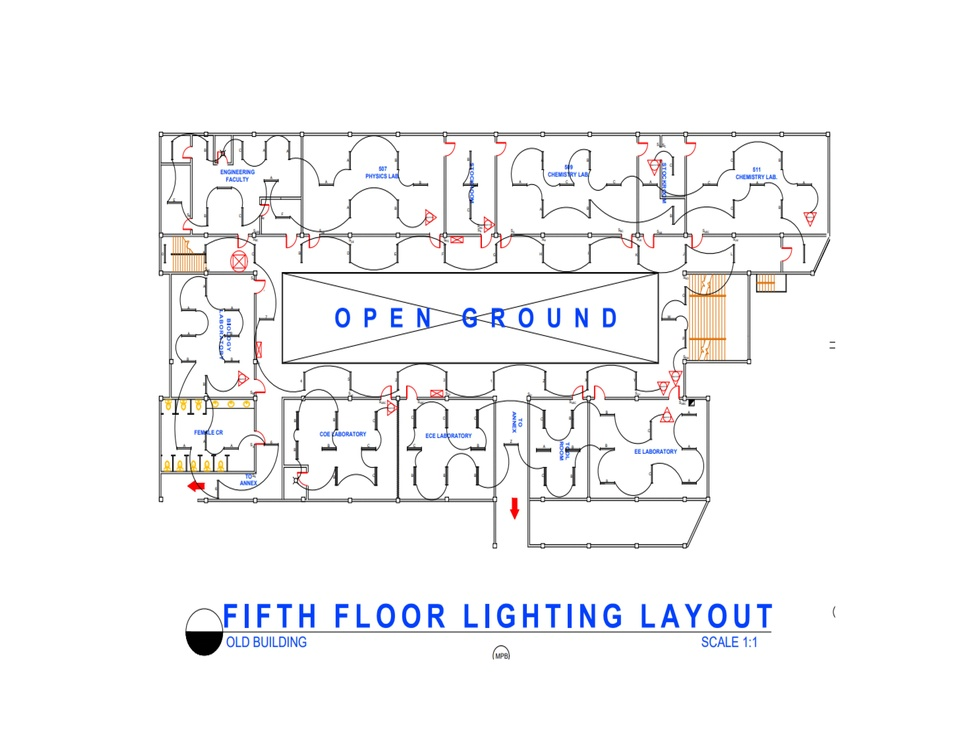
#> input picture client/build/floorplan/fifth floor lighting layout.jpg, 956 x 738 px, shrunk from 6600 x 5100 before the run
$ python processFloorplans.py --source ../../client/build/floorplan --target ../../client/build/floorplan
#> lines starting #> are read from the running program, lines starting #| are printed output that depends on the picture; after the words box and inside, x2 and y2 are one past the last pixel; in counts of white or black regions, pixels touching at a corner belong together
"""
Floor Plan Image Processor

This script processes floor plan images from the source directory and:
1. Removes text labels like "Figure X", "Page Number", "Power Layout" or "Lighting Layout"
2. Cleans up background noise and enhances line visibility
3. Ensures all images are in landscape orientation
4. Saves processed images to the target directory

Usage:
    python processFloorplans.py --source SOURCE_DIR --target TARGET_DIR
"""

import os
import cv2
import numpy as np
import argparse
from pathlib import Path
import pytesseract
import re

# Define text patterns to remove
TEXT_PATTERNS = [
    r'Figure\s+\d+',
    r'Page\s+\d+',
    r'Power\s+Layout',
    r'Lighting\s+Layout',
    r'POWER\s+LAYOUT',
    r'LIGHTING\s+LAYOUT'
]

def identify_text_regions(image):
    """Identify regions in the image that contain text."""
    # Convert to grayscale
    gray = cv2.cvtColor(image, cv2.COLOR_BGR2GRAY)

    # Apply thresholding to get binary image
    _, binary = cv2.threshold(gray, 150, 255, cv2.THRESH_BINARY_INV)

    # Find contours
    contours, _ = cv2.findContours(binary, cv2.RETR_EXTERNAL, cv2.CHAIN_APPROX_SIMPLE)

    # Use pytesseract to extract text
    text_regions = []

    # Process each contour
    for contour in contours:
        x, y, w, h = cv2.boundingRect(contour)

        # Filter small contours
        if w < 20 or h < 10:
            continue

        # Extract region
        roi = gray[y:y+h, x:x+w]

        # Use pytesseract to get text
        text = pytesseract.image_to_string(roi).strip()

        # Check if text matches patterns to remove
        if text and any(re.search(pattern, text, re.IGNORECASE) for pattern in TEXT_PATTERNS):
            text_regions.append((x, y, w, h))

    return text_regions

def remove_text(image, text_regions):
    """Remove identified text regions from image."""
    # Create a mask for areas to remove
    mask = np.ones(image.shape[:2], dtype=np.uint8) * 255

    # Fill text regions with white
    for x, y, w, h in text_regions:
        # Make the region slightly larger to ensure complete removal
        x_pad, y_pad = int(w * 0.1), int(h * 0.1)
        cv2.rectangle(mask, (max(0, x-x_pad), max(0, y-y_pad)),
                     (min(image.shape[1], x+w+x_pad), min(image.shape[0], y+h+y_pad)), 0, -1)

    # Create cleaned image
    cleaned = image.copy()
    cleaned[mask == 0] = [255, 255, 255]  # Set masked regions to white

    return cleaned

def ensure_landscape(image):
    """Ensure image is in landscape orientation."""
    h, w = image.shape[:2]

    # Rotate if in portrait orientation
    if h > w:
        image = cv2.rotate(image, cv2.ROTATE_90_CLOCKWISE)
        print("  - Rotated to landscape orientation")

    return image

def enhance_lines(image):
    """Enhance lines in the floor plan."""
    # Convert to grayscale
    gray = cv2.cvtColor(image, cv2.COLOR_BGR2GRAY)

    # Apply Gaussian blur to reduce noise
    blurred = cv2.GaussianBlur(gray, (5, 5), 0)

    # Apply adaptive thresholding
    thresh = cv2.adaptiveThreshold(blurred, 255, cv2.ADAPTIVE_THRESH_GAUSSIAN_C,
                                  cv2.THRESH_BINARY_INV, 11, 2)

    # Dilate to thicken lines
    kernel = np.ones((2, 2), np.uint8)
    dilated = cv2.dilate(thresh, kernel, iterations=1)

    # Convert back to color image
    enhanced = cv2.cvtColor(dilated, cv2.COLOR_GRAY2BGR)

    # Combine with original image
    result = cv2.addWeighted(image, 0.7, enhanced, 0.3, 0)

    return result

def process_image(input_path, output_path):
    """Process a single floor plan image."""
    print(f"Processing {input_path}...")

    # Read image
    image = cv2.imread(str(input_path))
    if image is None:
        print(f"  - ERROR: Could not read image {input_path}")
        return False

    # Ensure landscape orientation
    image = ensure_landscape(image)

    # Identify text regions to remove
    text_regions = identify_text_regions(image)
    print(f"  - Found {len(text_regions)} text regions to remove")

    # Remove text regions
    cleaned = remove_text(image, text_regions)

    # Enhance lines
    enhanced = enhance_lines(cleaned)

    # Save processed image
    os.makedirs(os.path.dirname(output_path), exist_ok=True)
    cv2.imwrite(str(output_path), enhanced)
    print(f"  - Saved to {output_path}")

    return True

def normalize_filename(filename):
    """Convert filename to lowercase with underscores."""
    # Remove extension
    name = os.path.splitext(filename)[0]

    # Replace spaces with underscores
    name = name.replace(' ', '_').lower()

    # Add extension back
    return f"{name}.jpg"

def main():
    parser = argparse.ArgumentParser(description='Process floor plan images.')
    parser.add_argument('--source', required=True, help='Source directory with original floor plans')
    parser.add_argument('--target', required=True, help='Target directory for processed floor plans')
    args = parser.parse_args()

    source_dir = Path(args.source)
    target_dir = Path(args.target)

    # Create target directory if it doesn't exist
    os.makedirs(target_dir, exist_ok=True)

    # Process each image in source directory
    count = 0
    for file_path in source_dir.glob('*.jpg'):
        output_path = target_dir / normalize_filename(file_path.name)
        if process_image(file_path, output_path):
#> in process_image, image is the input picture: shape (738, 956, 3); mean B, G, R 246.2, 245, 245
#> in identify_text_regions, `gray = cv2.cvtColor(image, cv2.COLOR_BGR2GRAY)`:
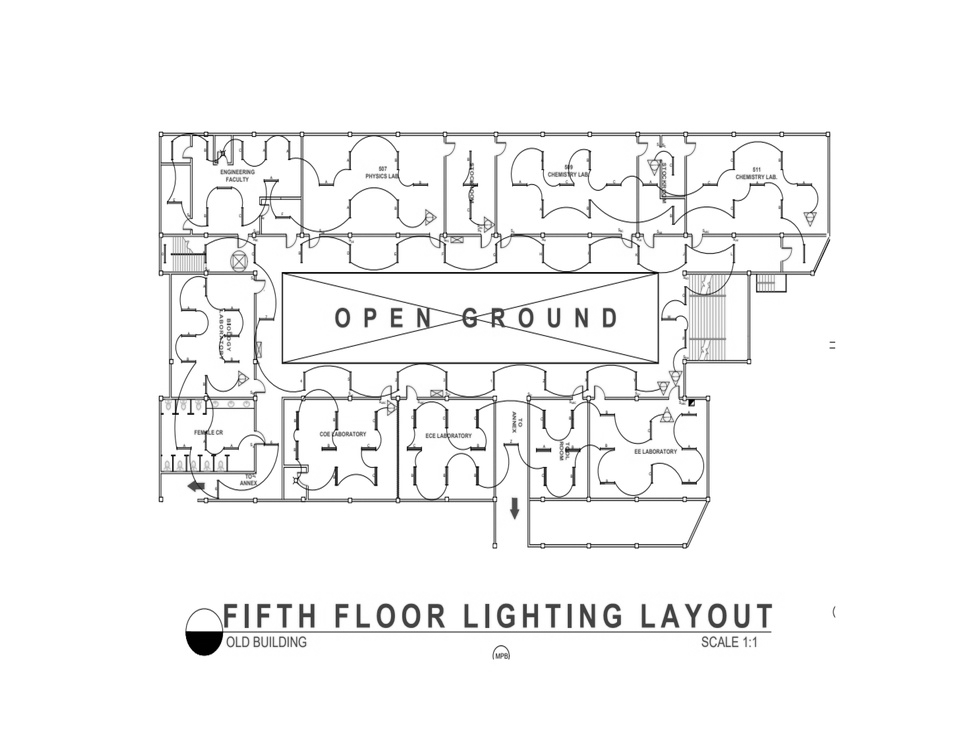
#> gray: shape (738, 956); min 0, max 255, mean 245.1
#> in identify_text_regions, `_, binary = cv2.threshold(gray, 150, 255, cv2.THRESH_BINARY_INV)`:
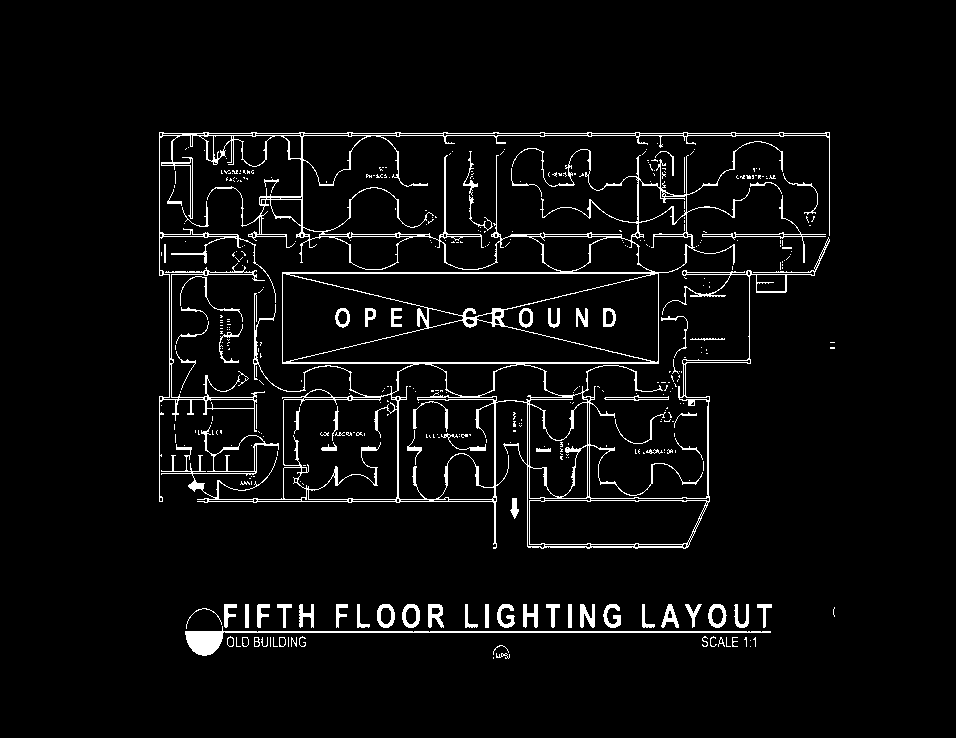
#> binary: shape (738, 956); 4.5% white in thin lines or dots, all inside (x1, y1, x2, y2) = (159, 132, 835, 659)
#> in identify_text_regions, `contours, _ = cv2.findContours(binary, cv2.RETR_EXTERNAL, cv2.CHAIN_AP..`: contours = 330 contours, 282 with area under 20; largest, box (x1, y1, x2, y2) and area: (159, 132, 830, 549) 97840, (185, 626, 771, 656) 1240, (402, 604, 420, 628) 330, (377, 604, 395, 628) 328, (708, 604, 727, 628) 326
#> the loop in identify_text_regions, `for contour in contours:` made 24 passes
#> (x, y, w, h) on passes 2, 3, 4, 5, 6, 7, 8, 9, 10, 11, 13, 14: (496, 653, 14, 6), (750, 646, 1, 1), (493, 645, 16, 10), (750, 640, 1, 1), (753, 637, 3, 10), (744, 637, 3, 10), (732, 637, 6, 10), (726, 637, 5, 10), (718, 637, 7, 10), (291, 637, 6, 10), (279, 637, 7, 10), (273, 637, 5, 10)
#> (contour, x, y, w, h) on passes 1, 12, 15: ([[493, 657], [493, 658]], 493, 657, 1, 2), ([[288, 637], [288, 646]], 288, 637, 1, 10), ([[270, 637], [270, 646]], 270, 637, 1, 10)
#> after the loop in identify_text_regions, `for contour in contours:`:
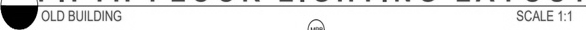
#> roi: shape (30, 586); min 0, max 255, mean 228.5
#> after the loop in identify_text_regions, `for contour in contours:`: text_regions = []
            count += 1

    print(f"Processed {count} images")

if __name__ == "__main__":
    main()
#> (the call stopped at in identify_text_regions, `text = pytesseract.image_to_string(roi).strip()`: pytesseract is not available in this run)

$ run again, on client/build/floorplan/fourth floor lighting layout.jpg
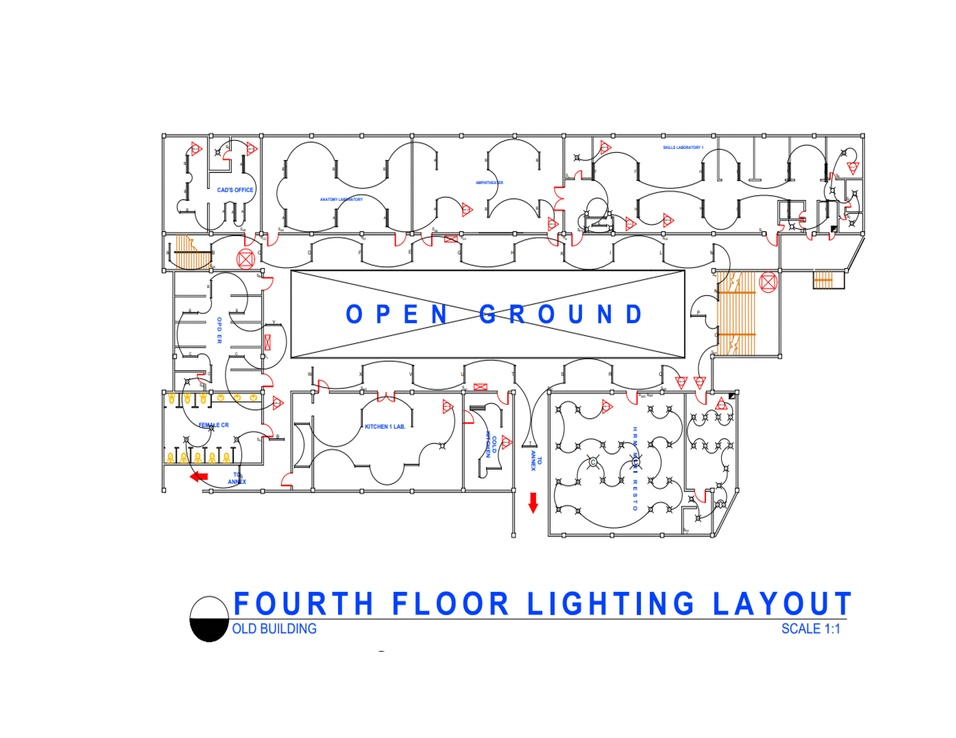
#> input picture client/build/floorplan/fourth floor lighting layout.jpg, 956 x 738 px, shrunk from 6600 x 5100 before the run
#> in process_image, image is the input picture: shape (738, 956, 3); mean B, G, R 245.8, 244.5, 244.6
#> in identify_text_regions, `_, binary = cv2.threshold(gray, 150, 255, cv2.THRESH_BINARY_INV)`:
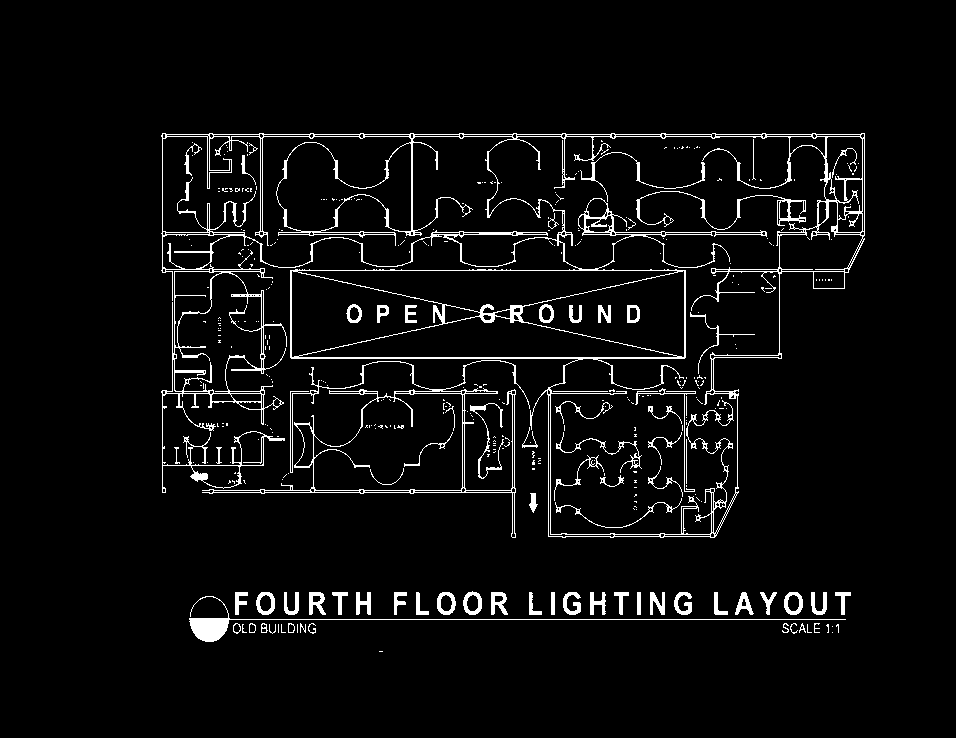
#> binary: shape (738, 956); 4.6% white in thin lines or dots, all inside (x1, y1, x2, y2) = (161, 133, 865, 652)
#> contours = 133 contours, 98 with area under 20; largest, box (x1, y1, x2, y2) and area: (161, 133, 865, 538) 176032, (202, 360, 530, 538) 14184, (189, 596, 846, 642) 719, (463, 591, 482, 615) 334, (784, 592, 803, 615) 334
#> the loop in identify_text_regions, `for contour in contours:` made 22 passes
#> (x, y, w, h) on passes 2, 3, 4, 5, 6, 8, 10, 11: (832, 632, 1, 1), (832, 626, 1, 1), (836, 624, 3, 9), (826, 624, 3, 9), (807, 624, 5, 9), (281, 624, 5, 9), (269, 624, 7, 10), (242, 624, 5, 9)
#> after the loop in identify_text_regions, `for contour in contours:`:
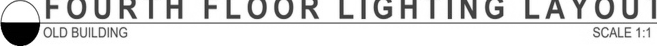
#> roi: shape (46, 657); min 0, max 255, mean 218
#> after the loop in identify_text_regions, `for contour in contours:`: text_regions = []

$ run again, on client/build/floorplan/fourth floor power layout.jpg
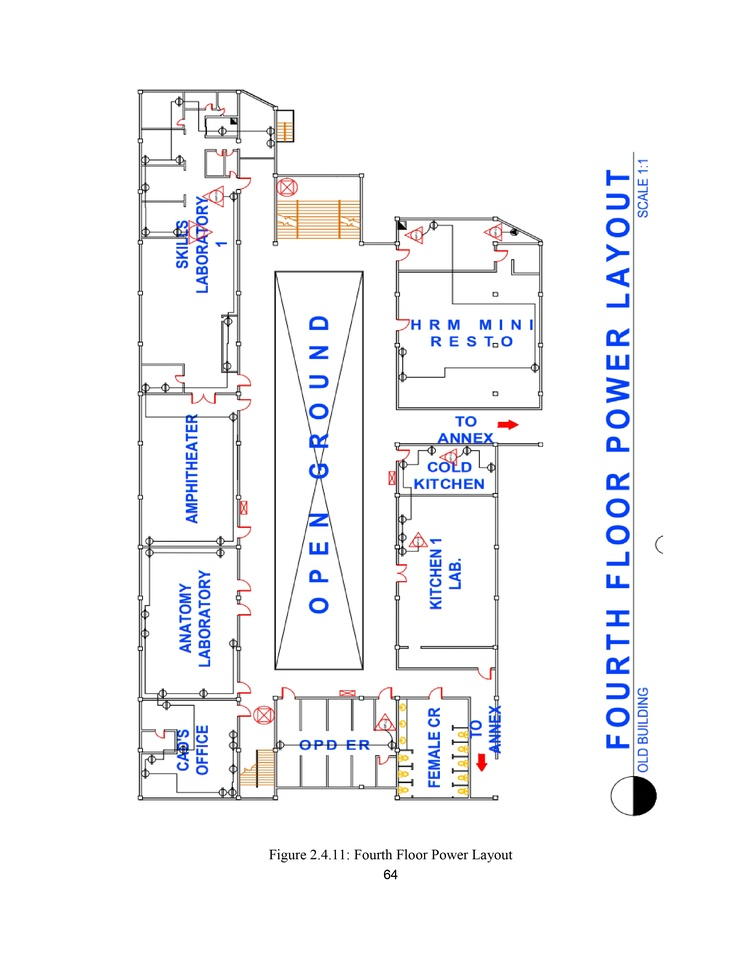
#> input picture client/build/floorplan/fourth floor power layout.jpg, 738 x 956 px, shrunk from 2550 x 3300 before the run
#> in process_image, image is the input picture: shape (956, 738, 3); mean B, G, R 246.8, 244.5, 244.1
#> image: shape (738, 956, 3)
#> in identify_text_regions, `_, binary = cv2.threshold(gray, 150, 255, cv2.THRESH_BINARY_INV)`:
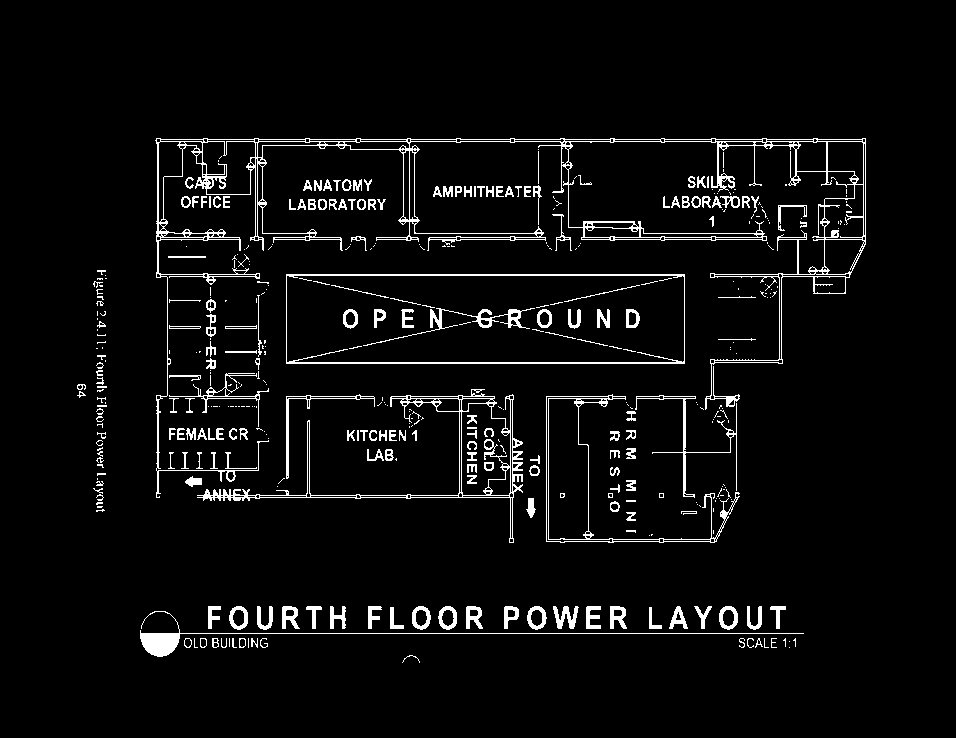
#> binary: shape (738, 956); 4.7% white in thin lines or dots, all inside (x1, y1, x2, y2) = (77, 138, 866, 663)
#> contours = 377 contours, 261 with area under 20; largest, box (x1, y1, x2, y2) and area: (286, 274, 685, 364) 35422, (155, 138, 866, 498) 19350, (197, 389, 523, 543) 6874, (546, 394, 740, 543) 6346, (140, 611, 804, 657) 714
#> the loop in identify_text_regions, `for contour in contours:` made 22 passes
#> (x, y, w, h) on passes 1 to 8: (402, 655, 18, 8), (789, 647, 1, 1), (789, 641, 1, 1), (793, 638, 3, 9), (783, 638, 3, 9), (771, 638, 6, 10), (764, 638, 5, 10), (755, 638, 8, 10)
#> after the loop in identify_text_regions, `for contour in contours:`:
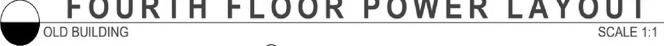
#> roi: shape (46, 664); min 0, max 255, mean 220.4
#> after the loop in identify_text_regions, `for contour in contours:`: text_regions = []

$ run again, on client/build/floorplan/ground floor lighting layout.jpg
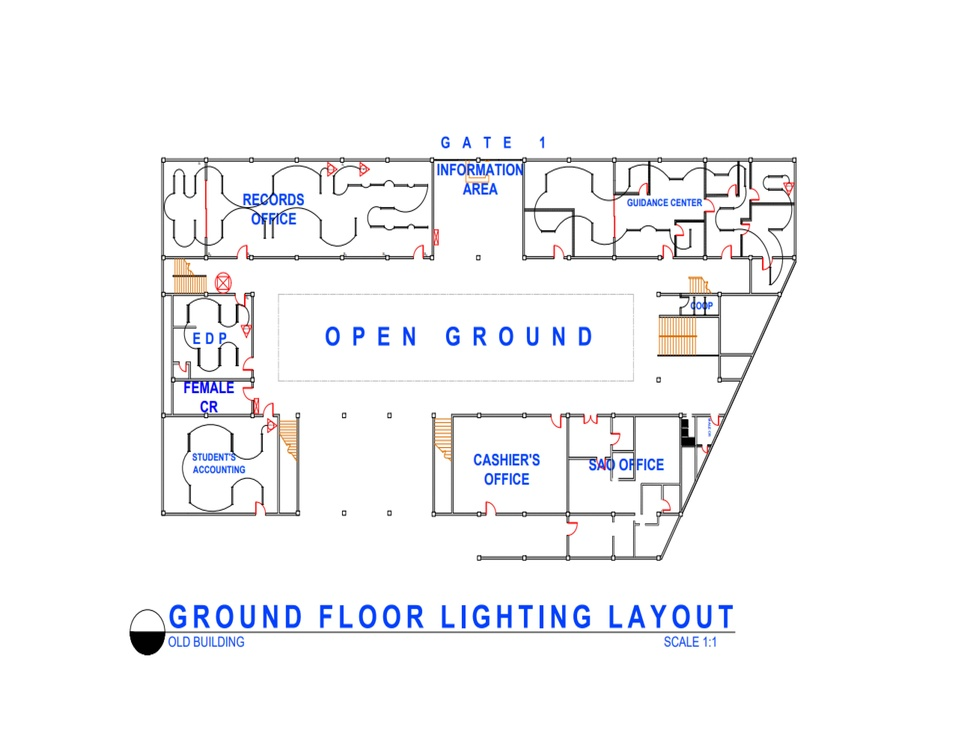
#> input picture client/build/floorplan/ground floor lighting layout.jpg, 956 x 738 px, shrunk from 6600 x 5100 before the run
#> in process_image, image is the input picture: shape (738, 956, 3); mean B, G, R 247.8, 245.9, 245.7
#> in identify_text_regions, `_, binary = cv2.threshold(gray, 150, 255, cv2.THRESH_BINARY_INV)`:
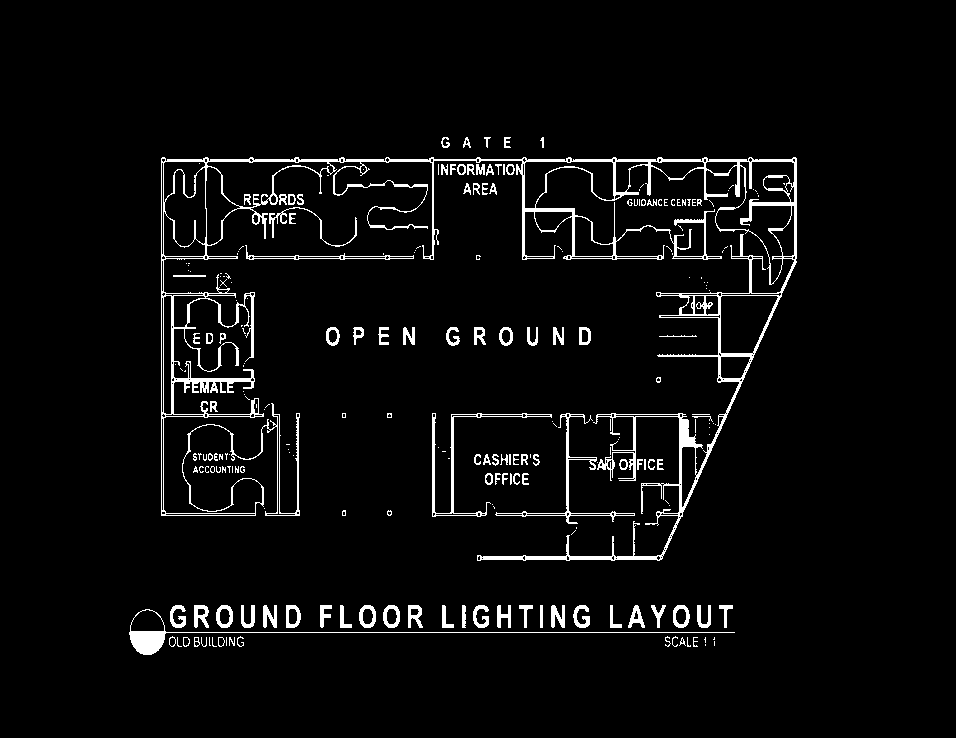
#> binary: shape (738, 956); 4.3% white; 237 white regions (125 under 20 px)
#> contours = 228 contours, 151 with area under 20; largest, box (x1, y1, x2, y2) and area: (161, 157, 797, 561) 35310, (129, 609, 735, 655) 1241, (432, 413, 552, 517) 754, (495, 413, 635, 524) 664, (245, 245, 414, 260) 380
#> the loop in identify_text_regions, `for contour in contours:` made 21 passes
#> (x, y, w, h) on passes 4, 5, 6, 7, 8, 10, 11, 13: (704, 637, 2, 6), (693, 637, 5, 10), (687, 637, 4, 10), (679, 637, 7, 9), (229, 637, 6, 9), (218, 637, 7, 10), (212, 637, 5, 10), (201, 637, 6, 10)
#> after the loop in identify_text_regions, `for contour in contours:`:
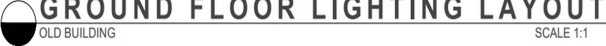
#> roi: shape (46, 606); min 0, max 255, mean 216.2
#> after the loop in identify_text_regions, `for contour in contours:`: text_regions = []
